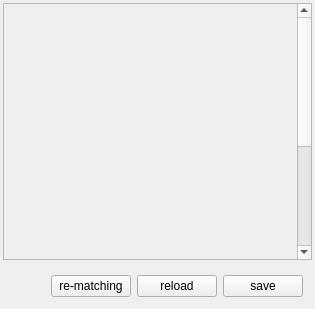
<?xml version="1.0" encoding="UTF-8"?>
<ui version="4.0">
 <class>CSettingsMatchingComponent</class>
 <widget class="QFrame" name="CSettingsMatchingComponent">
  <property name="geometry">
   <rect>
    <x>0</x>
    <y>0</y>
    <width>315</width>
    <height>309</height>
   </rect>
  </property>
  <property name="windowTitle">
   <string>Matching settings</string>
  </property>
  <layout class="QVBoxLayout" name="vl_MatchingComponent" stretch="1,0">
   <property name="leftMargin">
    <number>3</number>
   </property>
   <property name="topMargin">
    <number>3</number>
   </property>
   <property name="rightMargin">
    <number>3</number>
   </property>
   <property name="bottomMargin">
    <number>3</number>
   </property>
   <item>
    <widget class="QScrollArea" name="sa_MatchingForm">
     <property name="widgetResizable">
      <bool>true</bool>
     </property>
     <widget class="QWidget" name="qw_MatchingForm">
      <property name="geometry">
       <rect>
        <x>0</x>
        <y>0</y>
        <width>296</width>
        <height>450</height>
       </rect>
      </property>
      <layout class="QVBoxLayout" name="vl_ScrollAreaContent">
       <property name="leftMargin">
        <number>0</number>
       </property>
       <property name="topMargin">
        <number>0</number>
       </property>
       <property name="rightMargin">
        <number>0</number>
       </property>
       <property name="bottomMargin">
        <number>0</number>
       </property>
       <item>
        <widget class="BlackGui::Editors::CMatchingForm" name="form_Matching">
         <property name="minimumSize">
          <size>
           <width>0</width>
           <height>450</height>
          </size>
         </property>
        </widget>
       </item>
      </layout>
     </widget>
    </widget>
   </item>
   <item>
    <widget class="QFrame" name="fr_Buttons">
     <layout class="QHBoxLayout" name="hl_Buttons">
      <item>
       <spacer name="hs_Buttons">
        <property name="orientation">
         <enum>Qt::Horizontal</enum>
        </property>
        <property name="sizeHint" stdset="0">
         <size>
          <width>40</width>
          <height>20</height>
         </size>
        </property>
       </spacer>
      </item>
      <item>
       <widget class="QPushButton" name="pb_MatchingAgain">
        <property name="toolTip">
         <string>do matching for all models again</string>
        </property>
        <property name="text">
         <string> re-matching </string>
        </property>
       </widget>
      </item>
      <item>
       <widget class="QPushButton" name="pb_Reload">
        <property name="text">
         <string>reload</string>
        </property>
       </widget>
      </item>
      <item>
       <widget class="QPushButton" name="pb_Save">
        <property name="text">
         <string>save</string>
        </property>
       </widget>
      </item>
     </layout>
    </widget>
   </item>
  </layout>
 </widget>
 <customwidgets>
  <customwidget>
   <class>BlackGui::Editors::CMatchingForm</class>
   <extends>QFrame</extends>
   <header>blackgui/editors/matchingform.h</header>
   <container>1</container>
  </customwidget>
 </customwidgets>
 <tabstops>
  <tabstop>pb_Reload</tabstop>
  <tabstop>pb_Save</tabstop>
 </tabstops>
 <resources/>
 <connections/>
</ui>
